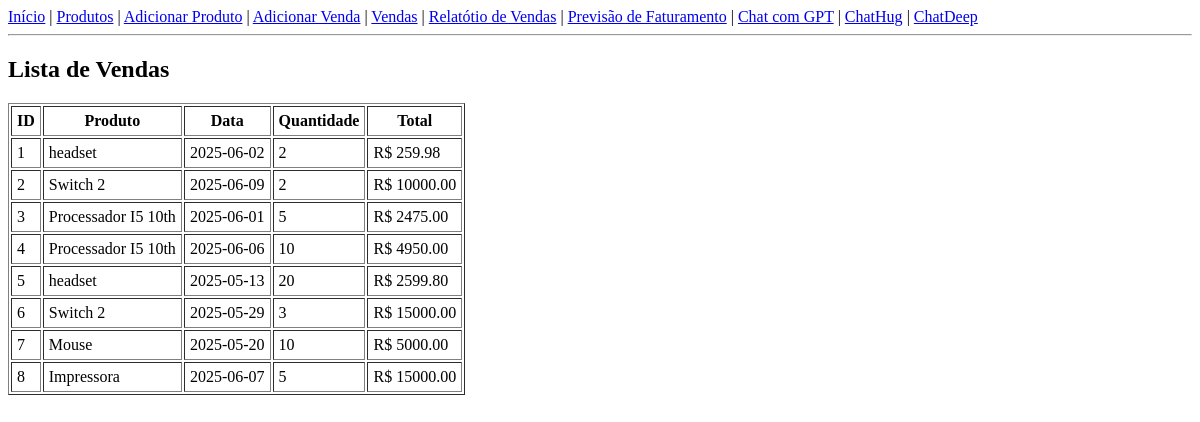
The page /vendas on the database as committed earlier.
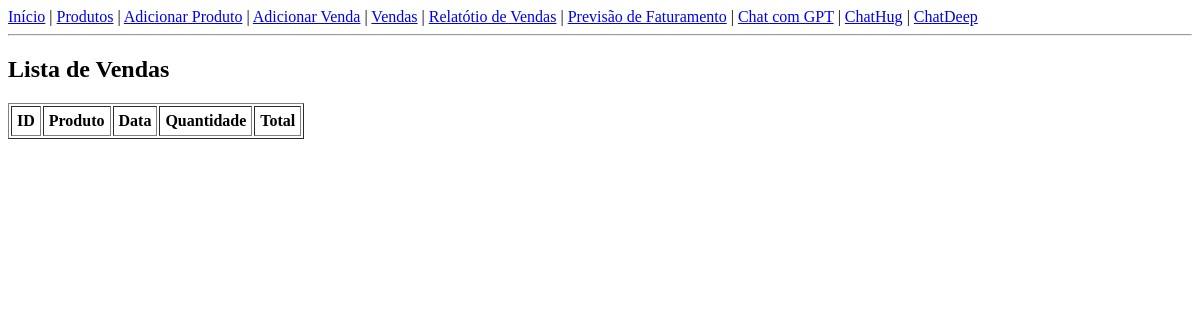
The same page on the database as committed later.
### tables this page shows
CREATE TABLE vendas (
        id INTEGER PRIMARY KEY AUTOINCREMENT,
        produto_id INTEGER NOT NULL,
        data DATE NOT NULL,
        quantidade INTEGER NOT NULL,
        total REAL NOT NULL,
        FOREIGN KEY (produto_id) REFERENCES produtos(id)
    );

CREATE TABLE produtos (
        id INTEGER PRIMARY KEY AUTOINCREMENT,
        nome TEXT NOT NULL,
        preco_unit REAL NOT NULL,
        imagem TEXT
    );

### app/routes.py (the view)
@app.route('/vendas')
def listar_vendas():
    con = get_conexao()
    cur = con.cursor()
    cur.execute("""
        SELECT v.id, p.nome, v.data, v.quantidade, v.total
        FROM vendas v
        JOIN produtos p ON v.produto_id = p.id
    """)
    vendas = cur.fetchall()
    con.close()
    return render_template('vendas.html', vendas=vendas)

### app/database.py (called while the page is built)
def get_conexao():
    return sqlite3.connect('vendas.db')

### app/templates/vendas.html (shortened to what this page needs)
{% extends 'base.html' %}
{% block content %}
  <h2>Lista de Vendas</h2>
  <table border="1" cellpadding="5">
    <tr>
      <th>ID</th>
      <th>Produto</th>
      <th>Data</th>
      <th>Quantidade</th>
      <th>Total</th>
    </tr>
    {% for venda in vendas %}
    <tr>
      <td>{{ venda[0] }}</td>
      <td>{{ venda[1] }}</td>
      <td>{{ venda[2] }}</td>
      <td>{{ venda[3] }}</td>
      <td>R$ {{ "%.2f"|format(venda[4]) }}</td>
    </tr>
    {% endfor %}
  </table>
{% endblock %}

Rows that differ between the two databases and show on the page:
removed vendas: id "1", nome "headset", data "2025-06-02", quantidade "2", total "259.98"
removed vendas: id "2", nome "Switch 2", data "2025-06-09", quantidade "2", total "10000.00"
removed vendas: id "3", nome "Processador I5 10th", data "2025-06-01", quantidade "5", total "2475.00"
removed vendas: id "4", nome "Processador I5 10th", data "2025-06-06", quantidade "10", total "4950.00"
removed vendas: id "5", nome "headset", data "2025-05-13", quantidade "20", total "2599.80"
removed vendas: id "6", nome "Switch 2", data "2025-05-29", quantidade "3", total "15000.00"
removed vendas: id "7", nome "Mouse", data "2025-05-20", quantidade "10", total "5000.00"
removed vendas: id "8", nome "Impressora", data "2025-06-07", quantidade "5", total "15000.00"
